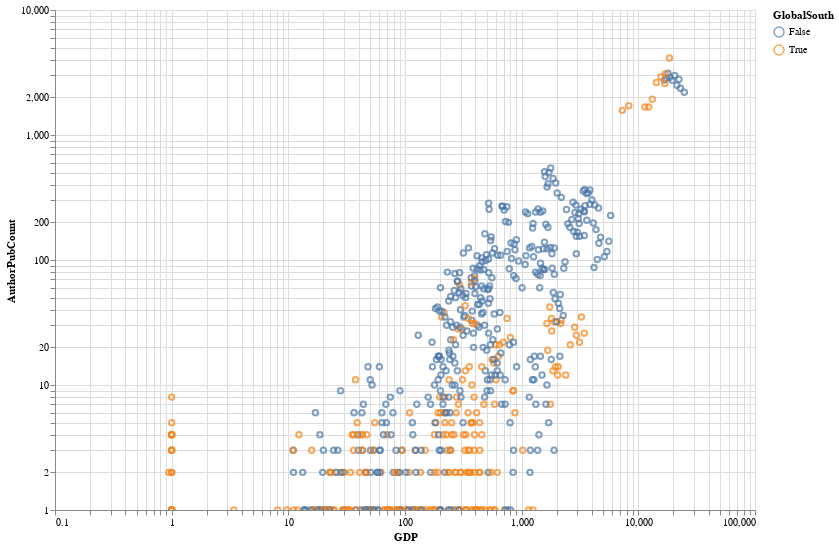

The notebook cell this image was saved under:
### Code cell
import altair as alt

alt.renderers.enable('default')  # you might need to change this....

years = df['Year'].unique()
dropdown = alt.binding_select(options=np.append(None,years), labels=np.append('All',years))
select = alt.selection_point(fields=['Year'], bind=dropdown, name='Year', value=None)

chart = alt.Chart(df).mark_point().encode(
    x=alt.X('GDP').scale(type="log"),
    y=alt.Y('AuthorPubCount').scale(type="log"),
    color=alt.Color('GlobalSouth'),
    tooltip=['Country','GDP','AuthorPubCount','GlobalSouth','Year']
).add_params(
    select
).transform_filter(
    select
).properties(
    width=700,
    height=500
).interactive()

# chart.save('phish_songs_interactive.html')

chart

### Figure 1 — Vega-Lite specification as saved in the notebook (floating-point values rounded to 4 significant figures; data arrays with more than 128 entries replaced by an {"elided": "..."} marker saying what was removed)
{"config": {"view": {"continuousWidth": 300, "continuousHeight": 300}}, "data": {"name": "data-95bb7546c001c5dd21095a8edff719b2"}, "mark": {"type": "point"}, "encoding": {"color": {"field": "GlobalSouth", "type": "nominal"}, "tooltip": [{"field": "Country", "type": "nominal"}, {"field": "GDP", "type": "quantitative"}, {"field": "AuthorPubCount", "type": "quantitative"}, {"field": "GlobalSouth", "type": "nominal"}, {"field": "Year", "type": "quantitative"}], "x": {"field": "GDP", "scale": {"type": "log"}, "type": "quantitative"}, "y": {"field": "AuthorPubCount", "scale": {"type": "log"}, "type": "quantitative"}}, "height": 500, "params": [{"name": "Year", "select": {"type": "point", "fields": ["Year"]}, "bind": {"input": "select", "options": [null, 2013, 2014, 2015, 2016, 2017, 2018, 2019, 2020, 2021, 2022], "labels": ["All", "2013", "2014", "2015", "2016", "2017", "2018", "2019", "2020", "2021", "2022"]}, "value": null}, {"name": "param_2", "select": {"type": "interval", "encodings": ["x", "y"]}, "bind": "scales"}], "transform": [{"filter": {"param": "Year"}}], "width": 700, "$schema": "https://vega.github.io/schema/vega-lite/v5.8.0.json", "datasets": {"data-95bb7546c001c5dd21095a8edff719b2": {"elided": "630 records"}}}
